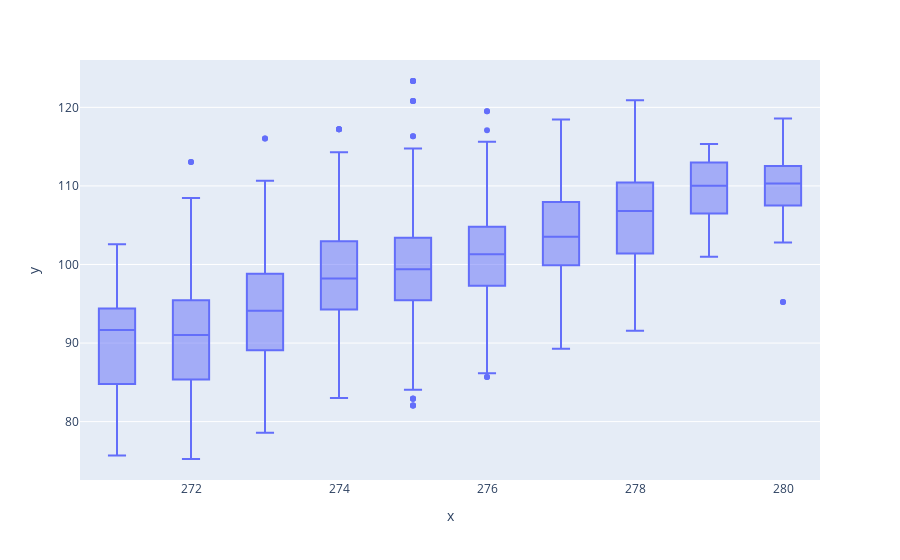

Notebook code for this chart:
### Code cell
px.box(x = ((HV_pd_sliced.temperature+253)/(HV_pd_sliced.pressure/1013)).round(0),y=HV_pd_sliced.Cluster_charge_L2_X)

### Figure 1 — Plotly figure (JSON) as saved in the notebook; plotly's stock layout.template omitted (floating-point values rounded to 4 significant figures; data arrays with more than 128 entries replaced by an {"elided": "..."} marker saying what was removed)
{"data": [{"alignmentgroup": "True", "hovertemplate": "x=%{x}<br>y=%{y}<extra></extra>", "legendgroup": "", "marker": {"color": "#636efa"}, "name": "", "notched": false, "offsetgroup": "", "orientation": "v", "showlegend": false, "type": "box", "x": {"elided": "3973 int values"}, "x0": " ", "xaxis": "x", "y": {"elided": "3973 float values"}, "y0": " ", "yaxis": "y"}], "layout": {"boxmode": "group", "legend": {"tracegroupgap": 0}, "margin": {"t": 60}, "xaxis": {"anchor": "y", "domain": [0, 1], "title": {"text": "x"}}, "yaxis": {"anchor": "x", "domain": [0, 1], "title": {"text": "y"}}}}
